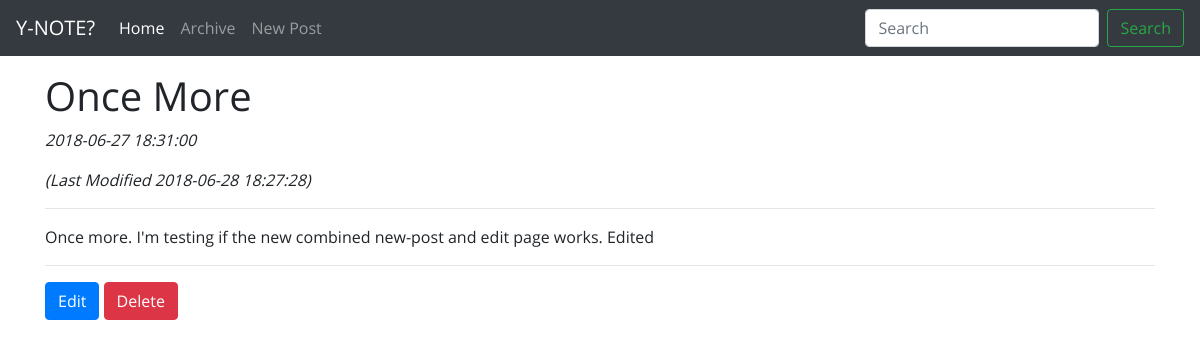
The app's page /readpost.php?id-post=9, older data.
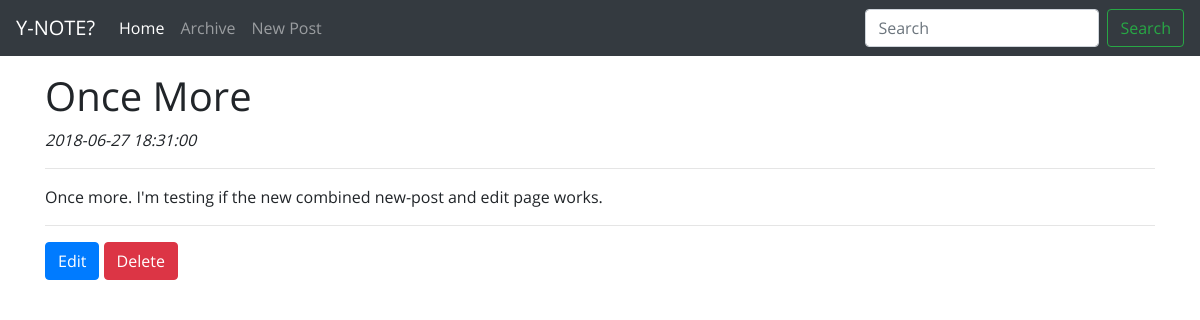
The same page, newer data.
### tables this page shows
CREATE TABLE `posts` (
  `id_post` int(11) NOT NULL AUTO_INCREMENT,
  `date_post` datetime DEFAULT NULL,
  `date_modified` datetime DEFAULT NULL,
  `title_post` varchar(255) DEFAULT NULL,
  `content` text,
  PRIMARY KEY (`id_post`)
);

### readpost.php (the view, shortened to what this page needs)
<?php
    include_once "config.php";
    if (isset($_GET['id-post'])) {
        $id_post = (int) $_GET['id-post'];
    }
    $sql = "SELECT * FROM posts WHERE id_post = '$id_post'";
    $result_sql = mysqli_query($db_handle, $sql);
    $res_sql_array = mysqli_fetch_array($result_sql);
    $title_post = $res_sql_array['title_post'];
    $date_post = $res_sql_array['date_post'];
    if (!is_null($res_sql_array['date_modified'])) {
        $date_modified = $res_sql_array['date_modified'];
    }
    $content = $res_sql_array['content'];
    $style = "readpost.css";
    include "header.php";
    include "navbar.php";
    echo "<h1>$title_post</h1>";
    echo "<p><em>$date_post</em><p>";
    if (isset($date_modified)) {
        echo "<p><em>(Last Modified $date_modified)</em></p>";
    }
    echo "<hr>";
    echo $content;
    echo "<hr>";
    ?>
    <a href="posting.php?id-post=<?php echo $id_post; ?>" class="btn btn-primary">Edit</a>
    <form class="form-delete" action="process.php" method="post">
        <button id="delete" class="btn btn-danger" type="submit" name="delete-post" value="<?php echo $id_post; ?>">Delete</button>
    </form>
    <?php include "tail.php"; ?>

### header.php (shortened to what this page needs)
<!DOCTYPE html>
<head>
    <link rel="stylesheet" href="assets/css/bootstrap.min.css">
    <link rel="stylesheet" href="assets/css/OpenSans.css">
    <?php
        if(isset($style)) {
            echo "<link rel='stylesheet' href='assets/css/".$style."'>";
        } else {
            echo "<link rel='stylesheet' href='assets/css/index.css'>";
        }
    ?>
</head>
<body>
    <div class="container">

### navbar.php (shortened to what this page needs)
<nav class="navbar navbar-expand-md navbar-dark fixed-top bg-dark">
  <a class="navbar-brand" href="/ynote">Y-NOTE?</a>
  <div class="collapse navbar-collapse" id="navbarCollapse">
    <ul class="navbar-nav mr-auto">
      <li class="nav-item active">
        <a class="nav-link" href="/ynote/">Home
        </a>
      </li>
      <li class="nav-item">
        <a class="nav-link" href="/ynote/archive.php">Archive</a>
      </li>
      <li class="nav-item">
        <a class="nav-link" href="/ynote/posting.php">New Post</a>
      </li>
    </ul>
    <form class="form-inline mt-2 mt-md-0" action="search.php" method="get">
      <input class="form-control mr-sm-2" name="search" type="text" placeholder="Search" aria-label="Search">
      <button class="btn btn-outline-success my-2 my-sm-0" type="submit">Search</button>
    </form>
  </div>
</nav>

### tail.php (shortened to what this page needs)
</div>
</body>
</html>

### assets/css/readpost.css (style rules this page uses)
.form-delete { display: inline; }

### assets/css/index.css (style rules this page uses)
body { min-height: 75rem; padding-top: 4.5rem; padding-bottom: 4rem; font-family: 'Open Sans', Courier, monospace; }

Row changes from the older to the newer data that the page shows:
changed posts "Once More": content "Once more. I'm testing if the new combined new-post and edit page works. Edited" → "Once more. I'm testing if the new combined new-post and edit page works."; date_modified "2018-06-28 18:27:28" → (not shown)
Text that changed along with them:
text no longer shown: "(Last Modified )"
